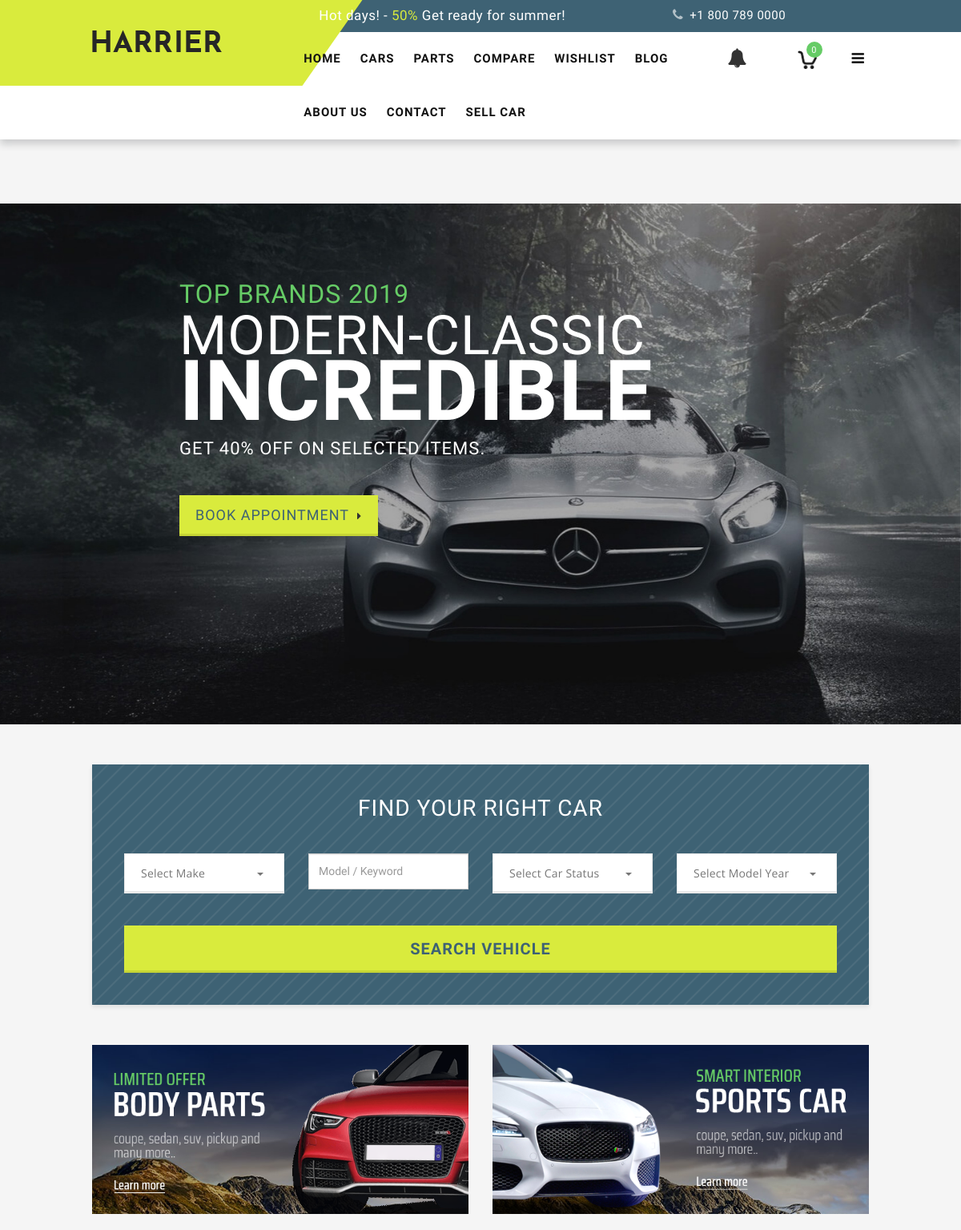
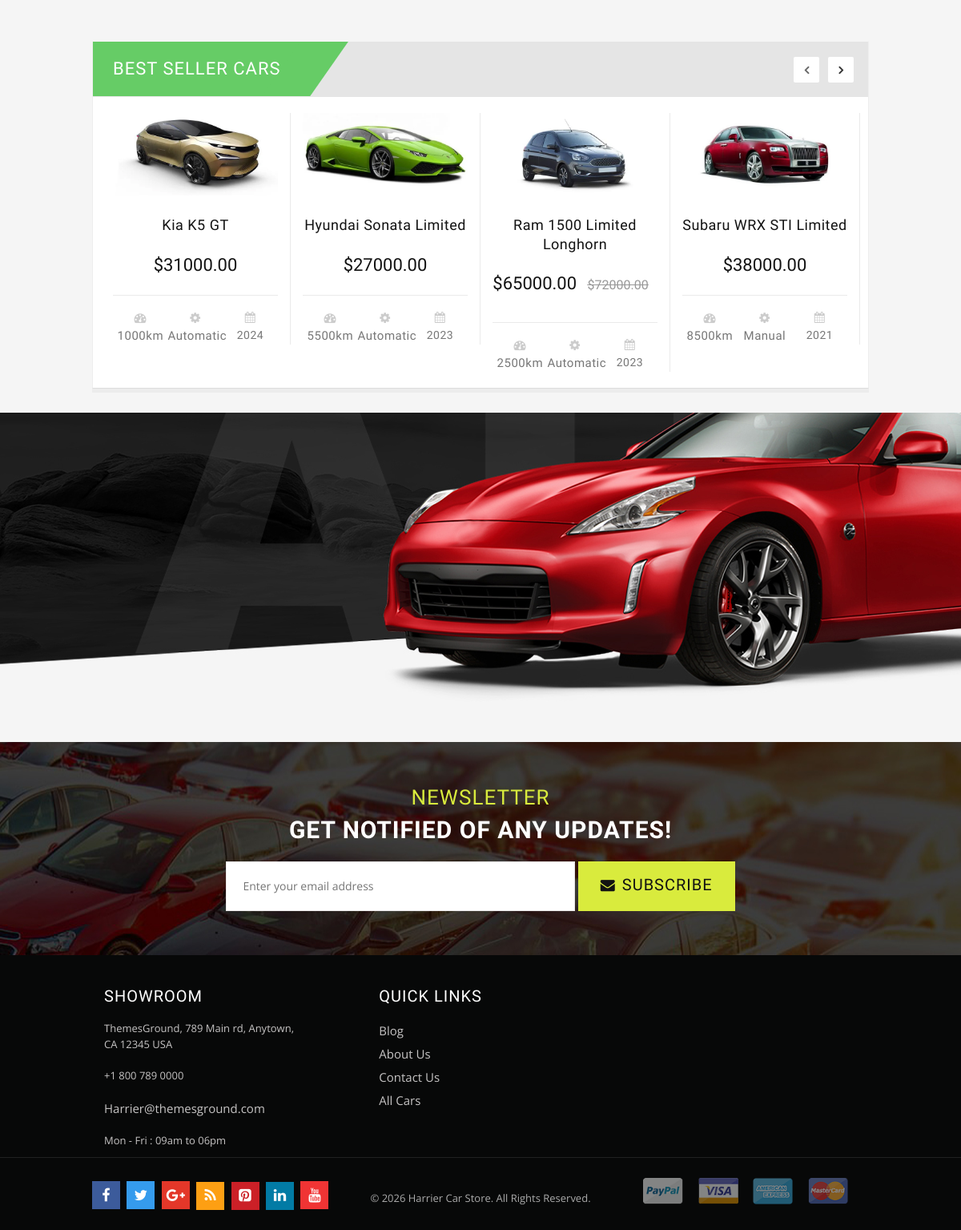
The page / on the database its author committed (2 pictures, top to bottom).
### car_stor/models.py (models this page shows, shortened)
class Car(models.Model):
    STATUS_CHOICES = (
        ('New', 'New'),
        ('Used', 'Used'),
    )
    TRANSMISSION_CHOICES = (
        ('Manual', 'Manual'),
        ('Automatic', 'Automatic'),
        ('Semi-Automatic', 'Semi-Automatic'),
    )
    FUEL_CHOICES = (
        ('Petrol', 'Petrol'),
        ('Diesel', 'Diesel'),
        ('Electric', 'Electric'),
        ('Hybrid', 'Hybrid'),
    )
    seller = models.ForeignKey(User, on_delete=models.CASCADE, related_name='cars')
    category = models.ForeignKey(Category, on_delete=models.SET_NULL, null=True, related_name='cars')
    title = models.CharField(max_length=200)
    image = models.ImageField(upload_to='cars/', blank=True, null=True)
    price = models.DecimalField(max_digits=10, decimal_places=2, blank=True, null=True)
    old_price = models.DecimalField(max_digits=10, decimal_places=2, blank=True, null=True)
    description = models.TextField()
    model_year = models.IntegerField()
    mileage = models.IntegerField(help_text="Distance in km", blank=True, null=True)
    fuel_type = models.CharField(max_length=20, choices=FUEL_CHOICES)
    transmission = models.CharField(max_length=20, choices=TRANSMISSION_CHOICES)
    engine = models.CharField(max_length=100, blank=True, help_text="e.g. 2.5L 4-Cylinder")
    status = models.CharField(max_length=10, choices=STATUS_CHOICES, default='Used')
    air_conditioner = models.BooleanField(default=False)
    power_windows = models.BooleanField(default=False)
    power_steering = models.BooleanField(default=False)
    central_locking = models.BooleanField(default=False)
    abs = models.BooleanField(default=False)
    airbags = models.BooleanField(default=False)
    leather_seats = models.BooleanField(default=False)
    created_at = models.DateTimeField(auto_now_add=True)
    updated_at = models.DateTimeField(auto_now=True)

### car_stor/views.py (the view)
# urls.py: path('', views.index, name='index'),
def index(request):
    token = get_token(request)
    print(f"CSRF Token: {token}")
    cars = Car.objects.all().order_by('-created_at')
    categories = Category.objects.all()
    model_years = Car.objects.order_by('-model_year').values_list('model_year', flat=True).distinct()
    context = {
        'cars': cars,
        'deals': cars.filter(status='Used')[:5],
        'categories': categories,
        'model_years': model_years,
        'STATUS_CHOICES': Car.STATUS_CHOICES,
    }
    return render(request, 'index.html', context)

### car_stor/templates/index.html (shortened to what this page needs)
{% extends 'base.html' %}
{% load static %}
{% block content %}
<div class="content" style="padding-top: 80px; clear: both;">
    <div class="container-fluid">
        <div class="row">
            <div class="home-slider5">
                <div id="thmg-slideshow" class="thmg-slideshow">
                    <div id='rev_slider_4_wrapper' class='rev_slider_wrapper fullwidthbanner-container'>
                        <div id='rev_slider_4' class='rev_slider fullwidthabanner'>
                            <ul>
                                <li data-transition='random' data-slotamount='7' data-masterspeed='1000'
                                    data-thumb="{% static 'images/slide-img1.jpg' %}"><img
                                    <div class="container">
                                        <div class="content_slideshow">
                                            <div class="row">
                                                <div>
                                                    <div class="info">
                                                        <div class='tp-caption ExtraLargeTitle sft  tp-resizeme '
                                                            data-endspeed='500' data-speed='500' data-start='1100'
                                                            data-easing='Linear.easeNone' data-splitin='none'
                                                            data-splitout='none' data-elementdelay='0.1'
                                                            data-endelementdelay='0.1'
                                                            style='z-index:2; white-space:nowrap;'><span>Top Brands
                                                                2019</span> </div>
                                                        <div class='tp-caption LargeTitle sfl  tp-resizeme '
                                                            data-endspeed='500' data-speed='500' data-start='1300'
                                                            data-easing='Linear.easeNone' data-splitin='none'
                                                            data-splitout='none' data-elementdelay='0.1'
                                                            data-endelementdelay='0.1'
                                                            style='z-index:3; white-space:nowrap;'>
                                                            <span
                                                                style="font-weight:normal; display:block">Modern-classic</span>
                                                            incredible
                                                        </div>
                                                        <div class='tp-caption Title sft  tp-resizeme '
                                                            data-endspeed='500' data-speed='500' data-start='1450'
                                                            data-easing='Power2.easeInOut' data-splitin='none'
                                                            data-splitout='none' data-elementdelay='0.1'
                                                            data-endelementdelay='0.1'
                                                            style='z-index:4; white-space:nowrap;'>
                                                            Get 40% OFF on selected items.</div>
                                                        <div class='tp-caption sfb  tp-resizeme ' data-endspeed='500'
                                                            data-speed='500' data-start='1500'
                                                            data-easing='Linear.easeNone' data-splitin='none'
                                                            data-splitout='none' data-elementdelay='0.1'
                                                            data-endelementdelay='0.1'
                                                            style='z-index:4; white-space:nowrap;'>
                                                            <a href="{% url 'contact_us' %}" class="buy-btn">Book
                                                                Appointment</a>
                                                        </div>
                                                    </div>
                                                </div>
                                            </div>
                                        </div>
                                    </div>
                                </li>
                            </ul>
                        </div>
                    </div>
                </div>
            </div>
        </div>
    </div>
    <div class="section-filter" style="margin-top: 50px;">
        <div class="b-filter__inner bg-grey container">
            <h2>Find your right car</h2>
            <form class="b-filter" action="{% url 'search' %}" method="GET">
                <div class="row">
                    <div class="col-sm-3">
                        <select class="selectpicker" data-width="100%" name="category">
                            <option value="">Select Make</option>
                        </select>
                    </div>
                    <div class="col-sm-3">
                        <input type="text" class="form-control" name="q" placeholder="Model / Keyword"
                            style="height: 45px; border-radius: 0;">
                    </div>
                    <div class="col-sm-3">
                        <select class="selectpicker" data-width="100%" name="status">
                            <option value="">Select Car Status</option>
                        </select>
                    </div>
                    <div class="col-sm-3">
                        <select class="selectpicker" data-width="100%" name="model_year">
                            <option value="">Select Model Year</option>
                        </select>
                    </div>
                </div>
                <div class="row" style="margin-top: 20px;">
                    <div class="col-xs-12">
                        <div class="b-filter__btns">
                            <button class="btn btn-lg btn-primary" type="submit" style="width: 100%;">SEARCH
                                VEHICLE</button>
                        </div>
                    </div>
                </div>
            </form>
        </div>
    </div>
    <div id="top">
        <div class="container">
            <div class="row">
                <div class="col-lg-6 col-md-6 col-sm-6 col-xs-12"> <a href="{% url 'car_inventory' %}"> <img
                            src="{% static 'images/speakers.png' %}" alt="promotion-banner1"> </a> </div>
                <div class="col-lg-6 col-md-6 col-sm-6 col-xs-12"> <a href="{% url 'grid' %}"> <img
                            src="{% static 'images/schedule.png' %}" alt="promotion-banner2"> </a> </div>
            </div>
        </div>
    </div>
    <br>
    <section class=" wow bounceInUp animated">
        <div class="best-pro slider-items-products container">
            <div class="new_title">
                <h2>Best Seller Cars</h2>
            </div>
            <div id="best-seller" class="product-flexslider hidden-buttons">
                <div class="slider-items slider-width-col4 products-grid">
                    {% for car in cars %}
                    <div class="item">
                        <div class="item-inner">
                            <div class="item-img">
                                <div class="item-img-info">
                                    <a href="{% url 'car_detail' car.id %}" class="product-image">
                                    </a>
                                </div>
                            </div>
                            <div class="item-info">
                                <div class="info-inner">
                                    <div class="item-title"><a href="{% url 'car_detail' car.id %}">{{ car.title }}</a>
                                    </div>
                                    <div class="item-content">
                                        <div class="item-price">
                                            <div class="price-box">
                                                <span class="regular-price"> <span class="price">${{ car.price }}</span></span>
                                                {% if car.old_price %}
                                                <p class="old-price"> <span class="price-label">Regular Price:</span>
                                                    <span class="price">${{ car.old_price }}</span>
                                                </p>
                                                {% endif %}
                                            </div>
                                        </div>
                                        <div class="other-info">
                                            <div class="col-km"><i class="fa fa-tachometer"></i> {{ car.mileage }}km
                                            </div>
                                            <div class="col-engine"><i class="fa fa-gear"></i> {{ car.transmission }}
                                            </div>
                                            <div class="col-date"><i class="fa fa-calendar" aria-hidden="true"></i> {{ car.model_year }}</div>
                                        </div>
                                    </div>
                                </div>
                            </div>
                        </div>
                    </div>
                    {% endfor %}
                </div>
            </div>
        </div>
    </section>
    <div class="brand-logo wow bounceInUp animated">
        <div class="container">
            <div class="row">
                <div class="col-lg-12 col-md-12 col-sm-12 col-xs-12">
                </div>
            </div>
        </div>
    </div>
</div>
{% endblock %}

### rows shown on the page
Car: title "Kia K5 GT", price "31000.00", mileage "1000", transmission "Automatic", model_year "2024"
Car: title "Hyundai Sonata Limited", price "27000.00", mileage "5500", transmission "Automatic", model_year "2023"
Car: title "Ram 1500 Limited Longhorn", price "65000.00", old_price "72000.00", mileage "2500", transmission "Automatic", model_year "2023"
Car: title "Subaru WRX STI Limited", price "38000.00", mileage "8500", transmission "Manual", model_year "2021"

### other values the page prints
{{ cart_item_count }} "0"
